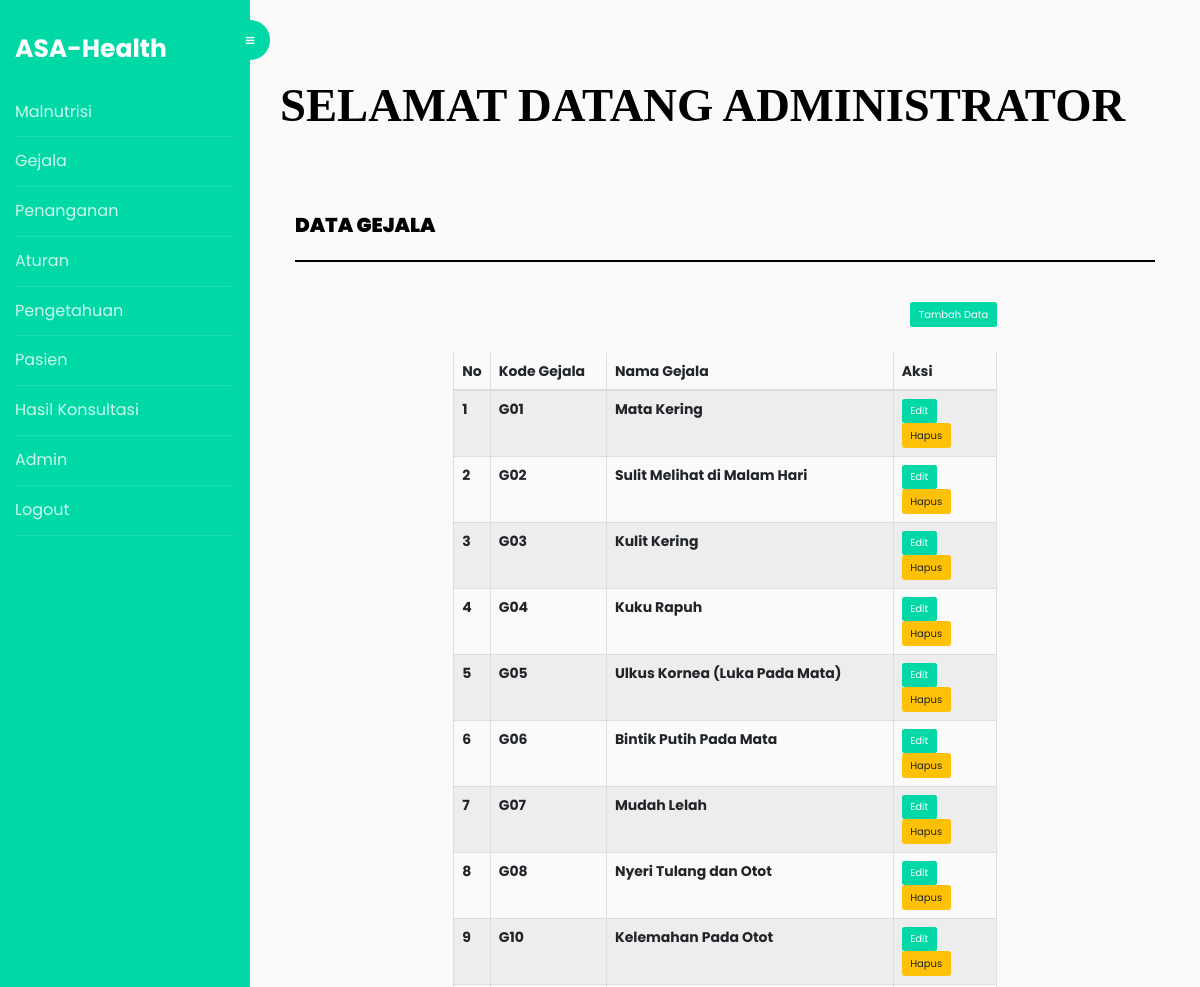
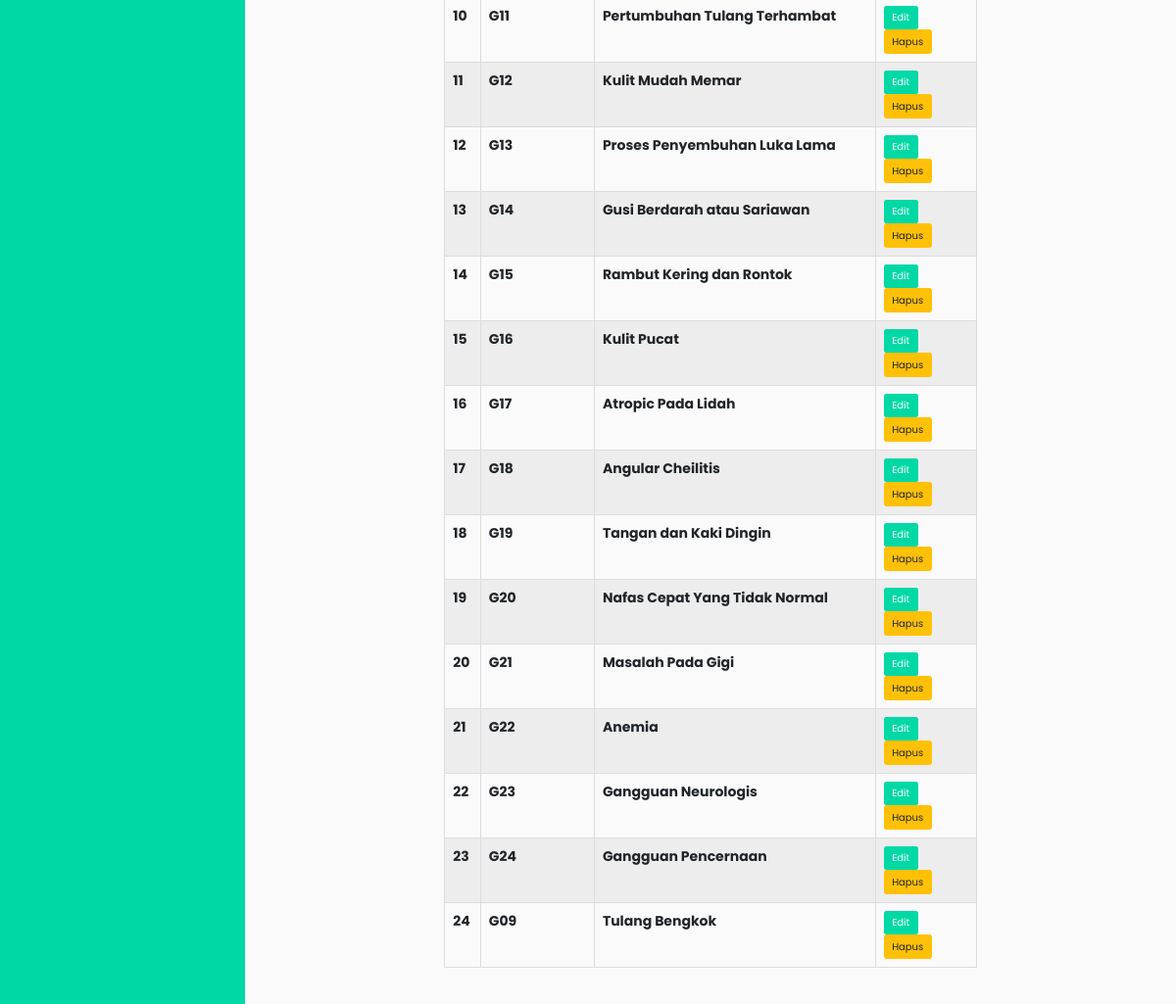
The app's page /home.php?page=gejala (signed in) with its own data (2 pictures, top to bottom).
### tables this page shows
CREATE TABLE `gejala` (
  `id_gejala` int(11) NOT NULL,
  `kode` varchar(10) NOT NULL,
  `nama_gejala` varchar(100) NOT NULL
);

### admin/gejala.php (the view)
<div class="content-wrapper">
       <div class="container">
           <div class="row">
               <div class="col-md-12">
                   <h4 class="page-head-line">DATA GEJALA</h4>
               </div>
           </div>
           <div class="col-md-8 col-md-offset-2">
           	<button type="button" onclick=window.location.href='?page=tambahgejala' class='btn' style="float:right;background-color: #00D9A5;color: white;">Tambah Data</button><br><br>
               <div class="table-responsive">
                   <table class="table table-striped table-bordered table-hover">
                       <thead>
                           <tr>
                               <th width="5%">No</th>
                               <th>Kode Gejala</th>
                               <th>Nama Gejala</th>
                               <th width="19%">Aksi</th>
                           </tr>
                       </thead>
                       <tbody>
                       	<?php
						include "koneksi.php";
						$sql= mysqli_query($koneksi, "SELECT * FROM gejala");
						$no=1;
						while($row = mysqli_fetch_array($sql)){
						?>
                           <tr>
                               <td><?php echo $no; ?></td>
                               <td><?php echo $row['kode']; ?></td>
                               <td><?php echo $row['nama_gejala']; ?></td>
                               <td>
                               <a href="?page=editgejala&kode=<?php echo $row['kode'];?>" class='btn' style="background-color: #00D9A5;color: white;">Edit</a>
				  			<a onclick="return confirm ('Yakin Data ini Dihapus..?')" href="?page=deletegejala&id_gejala=<?php echo $row['id_gejala'];?>" class='btn btn-warning'>Hapus</a>
                               </td>
                           </tr>
                           <?php
						$no++;
						}
						?>
                       </tbody>
                   </table>
               </div>
           </div>
       </div>
   </div>

### assets/css/style.css (style rules this page uses)
body { font-family: 'Roboto', sans-serif; line-height: 30px; }
.content-wrapper { margin-top: 40px; min-height: 343px; padding-bottom: 60px; }
.page-head-line { font-weight: 900; padding-bottom: 20px; border-bottom: 2px solid #000000; text-transform: uppercase; color: #000000; font-size: 20px; margin-bottom: 40px; }
.btn { border-radius: 0px; -webkit-border-radius: 0px; -moz-border-radius: 0px; }

### records on screen
gejala: kode "G01", nama_gejala "Mata Kering"
gejala: kode "G02", nama_gejala "Sulit Melihat di Malam Hari"
gejala: kode "G03", nama_gejala "Kulit Kering"
gejala: kode "G04", nama_gejala "Kuku Rapuh"
gejala: kode "G05", nama_gejala "Ulkus Kornea (Luka Pada Mata)"
gejala: kode "G06", nama_gejala "Bintik Putih Pada Mata"
gejala: kode "G07", nama_gejala "Mudah Lelah"
gejala: kode "G08", nama_gejala "Nyeri Tulang dan Otot"
gejala: kode "G10", nama_gejala "Kelemahan Pada Otot"
gejala: kode "G11", nama_gejala "Pertumbuhan Tulang Terhambat"
gejala: kode "G12", nama_gejala "Kulit Mudah Memar"
gejala: kode "G13", nama_gejala "Proses Penyembuhan Luka Lama"
gejala: kode "G14", nama_gejala "Gusi Berdarah atau Sariawan"
gejala: kode "G15", nama_gejala "Rambut Kering dan Rontok"
gejala: kode "G16", nama_gejala "Kulit Pucat"
gejala: kode "G17", nama_gejala "Atropic Pada Lidah"
gejala: kode "G18", nama_gejala "Angular Cheilitis"
gejala: kode "G19", nama_gejala "Tangan dan Kaki Dingin"
gejala: kode "G20", nama_gejala "Nafas Cepat Yang Tidak Normal"
gejala: kode "G21", nama_gejala "Masalah Pada Gigi"
gejala: kode "G22", nama_gejala "Anemia"
gejala: kode "G23", nama_gejala "Gangguan Neurologis"
gejala: kode "G24", nama_gejala "Gangguan Pencernaan"
gejala: kode "G09", nama_gejala "Tulang Bengkok"

### other values on screen
$nama_lengkap "ADMINISTRATOR"
